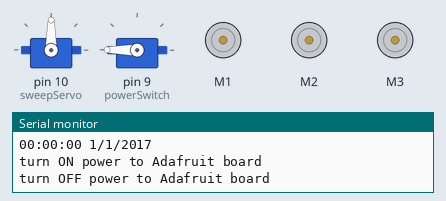
The sketch below on a simulated Arduino Leonardo, built with avr-gcc and run on an emulated ATmega32U4. Parts: 2 × servo, 3 × DC motor (green arrow = forward, orange = backward, longer = faster), the last lines printed to the serial monitor.

Above: at 3.1 s.
At 6.1 s:
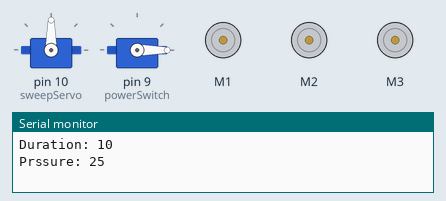
At 20.0 s:
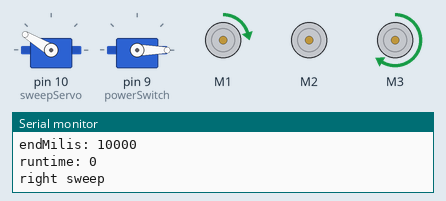
At 26.49 s:
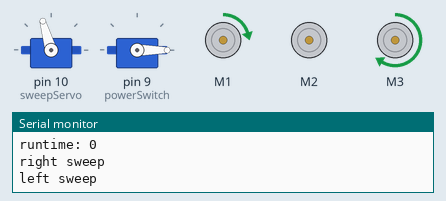
At 33.1 s:
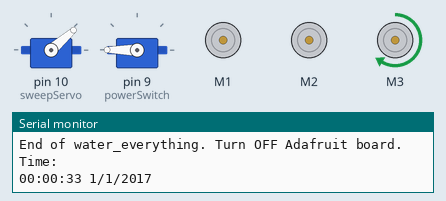
At 36.1 s:
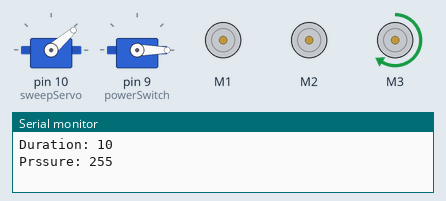
Timing chart, 0 to 40.0 s (numbered marks = the images above):
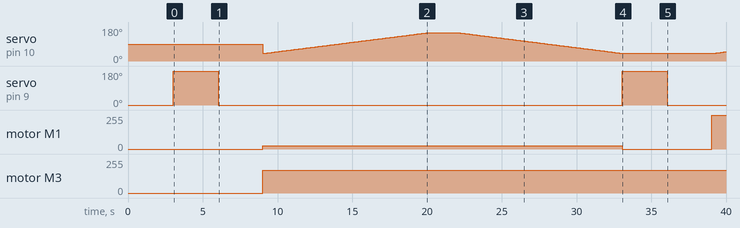

Measured:
- by itself, servo on pin 9 (powerSwitch): alternates 180° for 3.0 s and 0° for 27.0 s
- by itself, motor M1: stopped → forward 25/255 at 9.0 s, → stopped 24.0 s later, → forward 255/255 6.0 s later
- by itself, motor M3: stopped → forward 170/255 at 9.0 s
- by itself, servo on pin 10 (sweepServo): 90° → 40° at 9.0 s, → 41° 0.10 s later, → 42° 0.10 s later, → 43° 0.10 s later, … (230 changes in this stretch)

The sketch:

water_system_v0_2.ino
```cpp
#include <SoftwareSerial.h>


#include <Wire.h>
#include <Adafruit_MotorShield.h>
#include "utility/Adafruit_MS_PWMServoDriver.h"
#include <Servo.h>

#include <Time.h>
#include <TimeAlarms.h>

#include <Adafruit_INA219.h>

Adafruit_INA219 ina219;

//const int buttonPin = 2;     // the number of the pushbutton pin
//int buttonState = 0;         // variable for reading the pushbutton status
bool startup = true;

//servo setup
int servo_left_pos = 0;  //variable controlling position
Servo sweepServo;  // servo object of sweeping servo
Servo powerSwitch;  // servo object of power switch


// pump setup
// Create the motor shield object with the default I2C address
Adafruit_MotorShield AFMS = Adafruit_MotorShield();
Adafruit_DCMotor *left_pump = AFMS.getMotor(1);
Adafruit_DCMotor *second_pump = AFMS.getMotor(2); // 2nd pump

Adafruit_DCMotor *servo_power = AFMS.getMotor(3);

//moisture setup
//int moistureSensorPin = A0;    // select the input pin for the sensor

void setup() {

  Serial.begin(115200);
  while (!Serial) {
      // will pause Zero, Leonardo, etc until serial console opens
      delay(1);
  }

  // setTime(14, 27, 00, 14, 12, 2015);  // set the current time to 14:27:00, December 14th, 2015
  setTime(0,0,0,1,1,2017); // set time to 00:00.00 h 1.1.2017
  printTime();

  // initialize the pushbutton pin as an input:
  //pinMode(buttonPin, INPUT);

  sweepServo.attach(10);  // attaches the servo on pin 10 to the servo object
  powerSwitch.attach(9);

  powerSwitch.write(0);   //turn on power switch
  Serial.println("turn ON power to Adafruit board");
  delay(3000);
  powerSwitch.write(180);
  Serial.println("turn OFF power to Adafruit board");
  delay(3000);

  AFMS.begin();  // create with the default frequency 1.6KHz

  left_pump->setSpeed(0);
  left_pump->run(RELEASE);

  second_pump->setSpeed(0);
  second_pump->run(RELEASE);

  servo_power->setSpeed(0);
  servo_power->run(RELEASE);

   // create the alarms
  Alarm.alarmRepeat(15,0,0, water_alarm);  //12h after start up/button press it is executing 'water_everything'

  uint32_t currentFrequency;

  // Initialize the INA219.
  // By default the initialization will use the largest range (32V, 2A).  However
  // you can call a setCalibration function to change this range (see comments).
  ina219.begin();
  // To use a slightly lower 32V, 1A range (higher precision on amps):
  //ina219.setCalibration_32V_1A();
  // Or to use a lower 16V, 400mA range (higher precision on volts and amps):
  //ina219.setCalibration_16V_400mA();

  Serial.println("Measuring voltage and current with INA219 ...");

}

/*
int get_moisture(){
  return analogRead(moistureSensorPin);
}
*/

void water_everything(int duration, int pressure){

  Serial.print("Starting watering function. Turn on board. Time: "); printTime();
  Serial.print("Duration: "); Serial.println(duration);
  Serial.print("Prssure: "); Serial.println(pressure);
  powerSwitch.write(0); //turn on power
  delay(3000); // somehow we need those delays, otherwise it does not work....fuuu

  left_pump->setSpeed(pressure);
  left_pump->run(FORWARD);

  servo_power->setSpeed(170);
  servo_power->run(FORWARD);

  //measCurrent();

  /*wait until it is more moist
  for (;;){
    if (true || current_moisture - get_moisture() > 300)
      break;
    Serial.println(get_moisture());
  }
*/
    unsigned long start = millis();
    unsigned long runtime = 0;
    unsigned long dur = duration;
    unsigned long endMilis = dur * 1000;

   //perform sweep
   //for(;;){


   while(runtime <=  endMilis) {
    Serial.print("dur: "); Serial.println(dur);
    Serial.print("endMilis: "); Serial.println(endMilis);
    Serial.print("runtime: "); Serial.println(runtime);

    Serial.println("right sweep");
    for (int i = 40; i < 150; i++){
      sweepServo.write(i);
      delay(100);
    }
    delay(2000);
    Serial.println("left sweep");
    for (int i = 150; i >40; i--){
      sweepServo.write(i);
      delay(100);
    }
    runtime = millis() - start;
   }
   //delay(4000);
  //stop pump
  left_pump->run(RELEASE);
  //measCurrent();

  //switch off servo
  powerSwitch.write(180);
  //servo_power->setSpeed(0);
  Serial.println("End of water_everything. Turn OFF Adafruit board. Time: "); printTime();
  delay(3000);
  return;
}

void waterSecondary(int duration){
  unsigned long start2 = millis();
  unsigned long runtime2 = 0;

  second_pump->setSpeed(30);
  second_pump->run(FORWARD);
  Serial.println("Water secondary.");

  while ( runtime2 < duration * 1000) {
    runtime2 = millis() - start2;
  }

  //delay(4000);
  //stop pump
  second_pump->run(RELEASE);
  Serial.print("Finished water secondary. Time:"); printTime();

}


void measCurrent(void)
{

  float shuntvoltage = 0;
  float busvoltage = 0;
  float current_mA = 0;
  float loadvoltage = 0;
  float power_mW = 0;

  shuntvoltage = ina219.getShuntVoltage_mV();
  busvoltage = ina219.getBusVoltage_V();
  current_mA = ina219.getCurrent_mA();
  power_mW = ina219.getPower_mW();
  loadvoltage = busvoltage + (shuntvoltage / 1000);

  Serial.print("Bus Voltage:   "); Serial.print(busvoltage); Serial.println(" V");
  Serial.print("Shunt Voltage: "); Serial.print(shuntvoltage); Serial.println(" mV");
  Serial.print("Load Voltage:  "); Serial.print(loadvoltage); Serial.println(" V");
  Serial.print("Current:       "); Serial.print(current_mA); Serial.println(" mA");
  Serial.print("Power:         "); Serial.print(power_mW); Serial.println(" mW");
  Serial.println("");


}

void water_alarm() {
    water_everything(50,25);  // low pressure
    water_everything(200,255); // high pressure
    waterSecondary(20);
    Serial.println("*********Finished watering. Wait for alarm.***********");
    return;
}


void loop() {
  if (startup){
    startup = false;
    water_everything(10,25);
    water_everything(10,255);
    waterSecondary(3);
    Serial.println("***********Finished start up. Wait for alarm.************");
  }
 /*
  // read the state of the pushbutton value:
  buttonState = digitalRead(buttonPin);

  // check if the pushbutton is pressed
  if (buttonState == LOW) {
    //water stuff
    Serial.println("start watering it");
    water_everything();
  }

  for(;;){
    delay(100);
  }
*/
printTime();
 Alarm.delay(60000); // wait 1 min between clock display
}

//******************************************************
//helper functions

void printTime(){
  print2digits(hour());
  Serial.print(":");
  print2digits(minute());
  Serial.print(":");
  print2digits(second());

  Serial.print(" ");

  Serial.print(day());
  Serial.print("/");
  Serial.print(month());
  Serial.print("/");
  Serial.print(year());

  Serial.println();

}

void print2digits(int number) {
  if (number >= 0 && number < 10) {
    Serial.print('0');
  }
  Serial.print(number);
}
```
